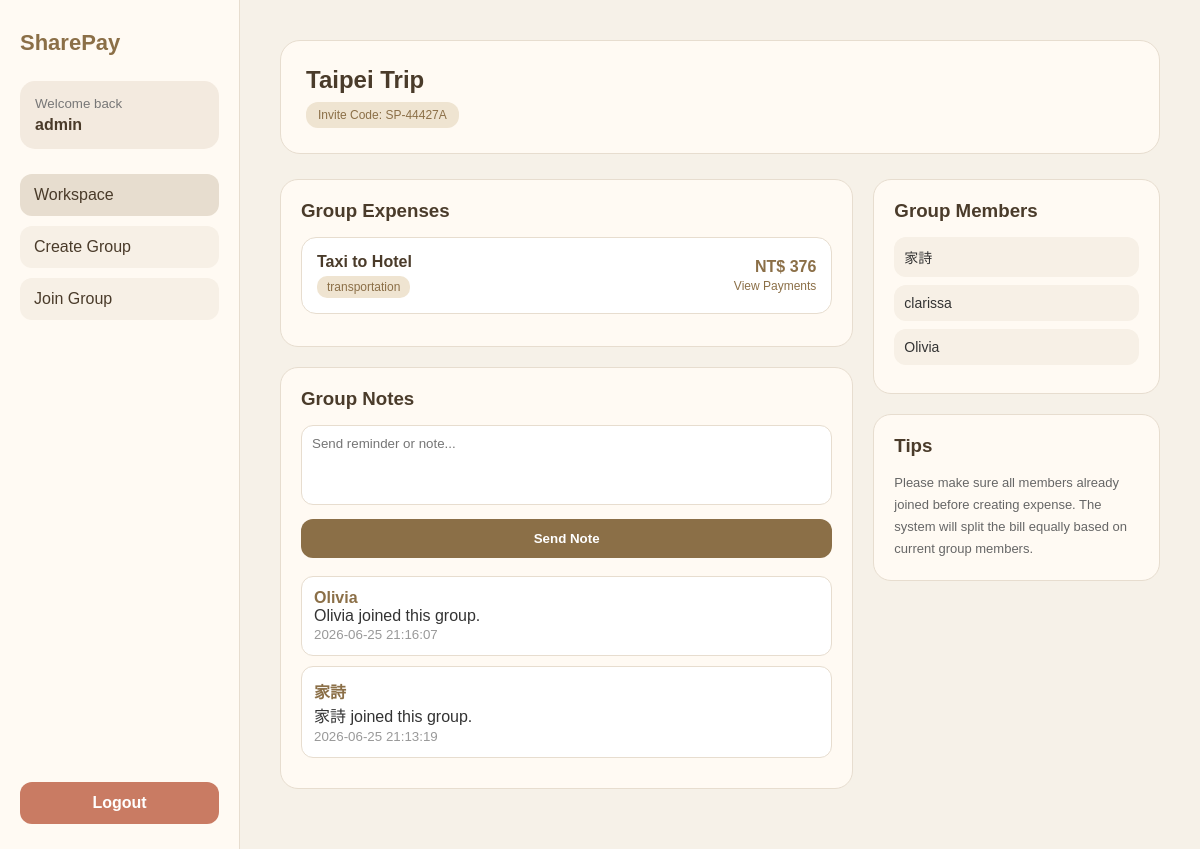
The page /groupdetail.php?group_id=2 (signed in) on the database its author committed.
### tables this page shows
CREATE TABLE `groups_tb` (
  `group_id` int(11) NOT NULL,
  `group_name` varchar(100) NOT NULL,
  `invite_code` varchar(20) NOT NULL,
  `created_by` int(11) NOT NULL,
  `status` enum('active','archived') DEFAULT 'active',
  `created_at` timestamp NOT NULL DEFAULT current_timestamp()
);

CREATE TABLE `expenses` (
  `expense_id` int(11) NOT NULL,
  `group_id` int(11) NOT NULL,
  `created_by` int(11) NOT NULL,
  `title` varchar(100) NOT NULL,
  `category` varchar(50) NOT NULL,
  `amount` decimal(10,2) NOT NULL,
  `expense_date` date NOT NULL,
  `created_at` timestamp NOT NULL DEFAULT current_timestamp()
);

CREATE TABLE `group_notes` (
  `note_id` int(11) NOT NULL,
  `group_id` int(11) NOT NULL,
  `user_id` int(11) NOT NULL,
  `message` text NOT NULL,
  `created_at` timestamp NOT NULL DEFAULT current_timestamp()
);

CREATE TABLE `users` (
  `user_id` int(11) NOT NULL,
  `username` varchar(50) NOT NULL,
  `email` varchar(100) NOT NULL,
  `password` varchar(255) NOT NULL,
  `role` enum('admin','user') DEFAULT 'user',
  `created_at` timestamp NOT NULL DEFAULT current_timestamp()
);

### groupdetail.php (the view, shortened to what this page needs)
<?php
$link = mysqli_connect('localhost', 'root', '', 'final_project');
$group_id = $_GET["group_id"];
$group = mysqli_fetch_assoc(mysqli_query($link,
"SELECT * FROM groups_tb WHERE group_id='$group_id'"));
$expenses = mysqli_query($link,
"SELECT * FROM expenses
WHERE group_id='$group_id'
ORDER BY expense_id DESC");
$members = mysqli_query($link,
"SELECT users.username
FROM group_members
JOIN users
ON group_members.user_id = users.user_id
WHERE group_members.group_id='$group_id'");
$notes = mysqli_query($link,
"SELECT group_notes.*, users.username
FROM group_notes
JOIN users
ON group_notes.user_id = users.user_id
WHERE group_notes.group_id='$group_id'
ORDER BY note_id DESC");
?>
<!DOCTYPE html>
<html>
<head>
</head>
<body>
<div class="sidebar">
    <div class="brand">SharePay</div>
    <div class="profile">
        <small>Welcome back</small>
        <b><?php echo $_SESSION["username"]; ?></b>
    </div>
    <div class="nav">
        <a href="dashboard.php" class="active">Workspace</a>
        <a href="creategroup.php">Create Group</a>
        <a href="joingroup.php">Join Group</a>
    </div>
    <div class="logout">
        <a href="logout.php">Logout</a>
    </div>
</div>
<div class="main">
    <div class="header">
        <div>
            <h1><?php echo $group["group_name"]; ?></h1>
            <div class="code">
                Invite Code:
                <?php echo $group["invite_code"]; ?>
            </div>
        </div>
    </div>
    <div class="content">
        <div class="left">
            <div class="box">
                <h3>Group Expenses</h3>
                <?php if(mysqli_num_rows($expenses) > 0){ ?>
                    <?php while($e = mysqli_fetch_assoc($expenses)){ ?>
                        <div class="expense-card">
                            <div>
                                <div class="expense-title">
                                    <?php echo $e["title"]; ?>
                                </div>
                                <div class="category">
                                    <?php echo $e["category"]; ?>
                                </div>
                            </div>
                            <div>
                                <div class="amount">
                                    NT$ <?php echo number_format($e["amount"],0); ?>
                                </div>
                                <a href="paymentstatus.php?expense_id=<?php echo $e['expense_id']; ?>" class="view-btn">
                                    View Payments
                                </a>
                            </div>
                        </div>
                    <?php } ?>
                <?php } else { ?>
                    <div class="empty">
                        No expenses yet
                    </div>
                <?php } ?>
            </div>
            <div class="box">
                <h3>Group Notes</h3>
                <form method="POST">
                    <textarea name="message"
                    required
                    placeholder="Send reminder or note..."></textarea>
                    <button type="submit"
                    name="send_note"
                    class="send-btn">
                        Send Note
                    </button>
                </form>
                <br>
                <?php if(mysqli_num_rows($notes) > 0){ ?>
                    <?php while($n = mysqli_fetch_assoc($notes)){ ?>
                        <div class="note-item">
                            <b><?php echo $n["username"]; ?></b>
                            <p><?php echo $n["message"]; ?></p>
                            <small><?php echo $n["created_at"]; ?></small>
                        </div>
                    <?php } ?>
                <?php } else { ?>
                    <div class="empty">
                        No notes yet
                    </div>
                <?php } ?>
            </div>
        </div>
        <div class="right">
            <div class="box">
                <h3>Group Members</h3>
                <div class="member-list">
                    <?php while($m = mysqli_fetch_assoc($members)){ ?>
                        <p>
                            <?php echo $m["username"]; ?>
                        </p>
                    <?php } ?>
                </div>
            </div>
            <div class="box">
                <h3>Tips</h3>
                <p style="font-size:13px; color:#666; line-height:1.7;">
                    Please make sure all members already joined before creating expense.
                    The system will split the bill equally based on current group members.
                </p>
            </div>
        </div>
    </div>
</div>
</body>
</html>

### groupdetail.php (style rules this page uses)
* { margin:0; padding:0; box-sizing:border-box; font-family:Arial, sans-serif; }
body { min-height:100vh; background:#f6f1e8; color:#333; }
.sidebar { width:240px; background:#fffaf3; border-right:1px solid #e7ddcf; position:fixed; top:0; bottom:0; left:0; padding:30px 20px; }
.brand { font-size:22px; font-weight:bold; color:#8b6f47; margin-bottom:25px; }
.profile { background:#f3eadf; padding:15px; border-radius:15px; margin-bottom:25px; }
.profile small { display:block; color:#777; margin-bottom:5px; }
.profile b { color:#4a3b2a; }
.nav a { display:block; text-decoration:none; padding:12px 14px; border-radius:12px; margin-bottom:10px; color:#4a3b2a; background:#f7f0e6; }
.nav a:hover, .nav .active { background:#e7ddcf; }
.logout { position:absolute; bottom:25px; left:20px; right:20px; }
.logout a { display:block; text-align:center; padding:12px; border-radius:12px; background:#c97b63; color:white; text-decoration:none; font-weight:bold; }
.main { margin-left:240px; padding:40px; }
.header { background:#fffaf3; border:1px solid #e7ddcf; padding:25px; border-radius:20px; display:flex; justify-content:space-between; align-items:center; margin-bottom:25px; }
.header h1 { font-size:24px; color:#4a3b2a; margin-bottom:8px; }
.code { display:inline-block; background:#efe4d1; color:#8b6f47; padding:6px 12px; border-radius:12px; font-size:12px; }
.content { display:flex; gap:20px; }
.left { flex:2; }
.right { flex:1; }
.box { background:#fffaf3; border:1px solid #e7ddcf; padding:20px; border-radius:18px; margin-bottom:20px; }
.box h3 { margin-bottom:15px; color:#4a3b2a; }
.expense-card { background:#ffffff; border:1px solid #e7ddcf; padding:15px; border-radius:15px; margin-bottom:12px; display:flex; justify-content:space-between; align-items:center; }
.expense-title { font-weight:bold; color:#4a3b2a; margin-bottom:5px; }
.category { display:inline-block; background:#efe4d1; color:#8b6f47; padding:4px 10px; border-radius:10px; font-size:12px; }
.amount { color:#8b6f47; font-weight:bold; text-align:right; }
.view-btn { font-size:12px; color:#8b6f47; text-decoration:none; }
.member-list p { background:#f7f0e6; padding:10px; border-radius:12px; margin-bottom:8px; font-size:14px; }
textarea { width:100%; height:80px; padding:10px; border-radius:12px; border:1px solid #e7ddcf; resize:none; outline:none; }
.send-btn { width:100%; padding:12px; margin-top:10px; background:#8b6f47; color:white; border:none; border-radius:12px; font-weight:bold; cursor:pointer; }
.note-item { background:#ffffff; border:1px solid #e7ddcf; padding:12px; border-radius:12px; margin-bottom:10px; }
.note-item b { color:#8b6f47; }
.note-item small { color:#999; }

### rows shown on the page
groups_tb: group_name "Taipei Trip", invite_code "SP-44427A"
expenses: title "Taxi to Hotel", category "transportation", amount "376"
group_notes: user.username "Olivia", message "Olivia joined this group.", created_at "2026-06-25 21:16:07"
group_notes: user.username "家詩", message "家詩 joined this group.", created_at "2026-06-25 21:13:19"
users: username "家詩"
users: username "clarissa"
users: username "Olivia"

### other values the page prints
$_SESSION["username"] "admin"
